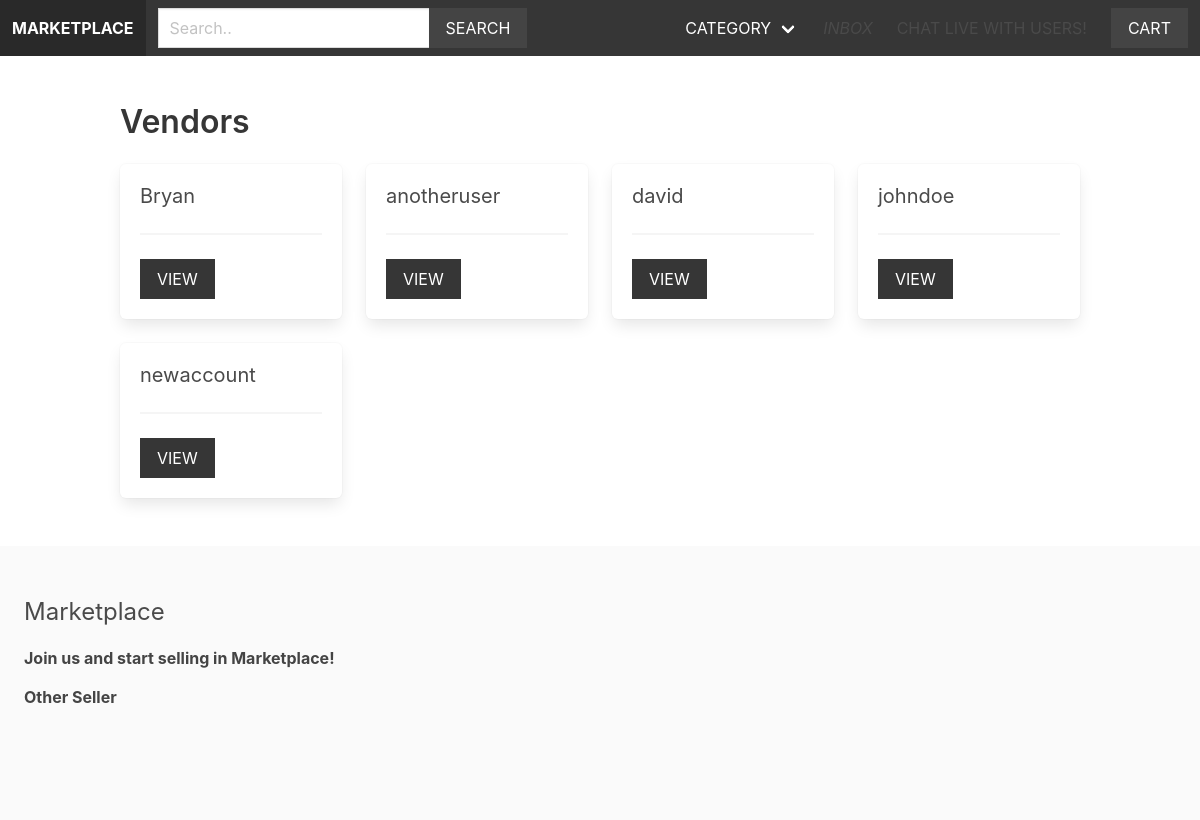
The app's page /vendors/, older data.
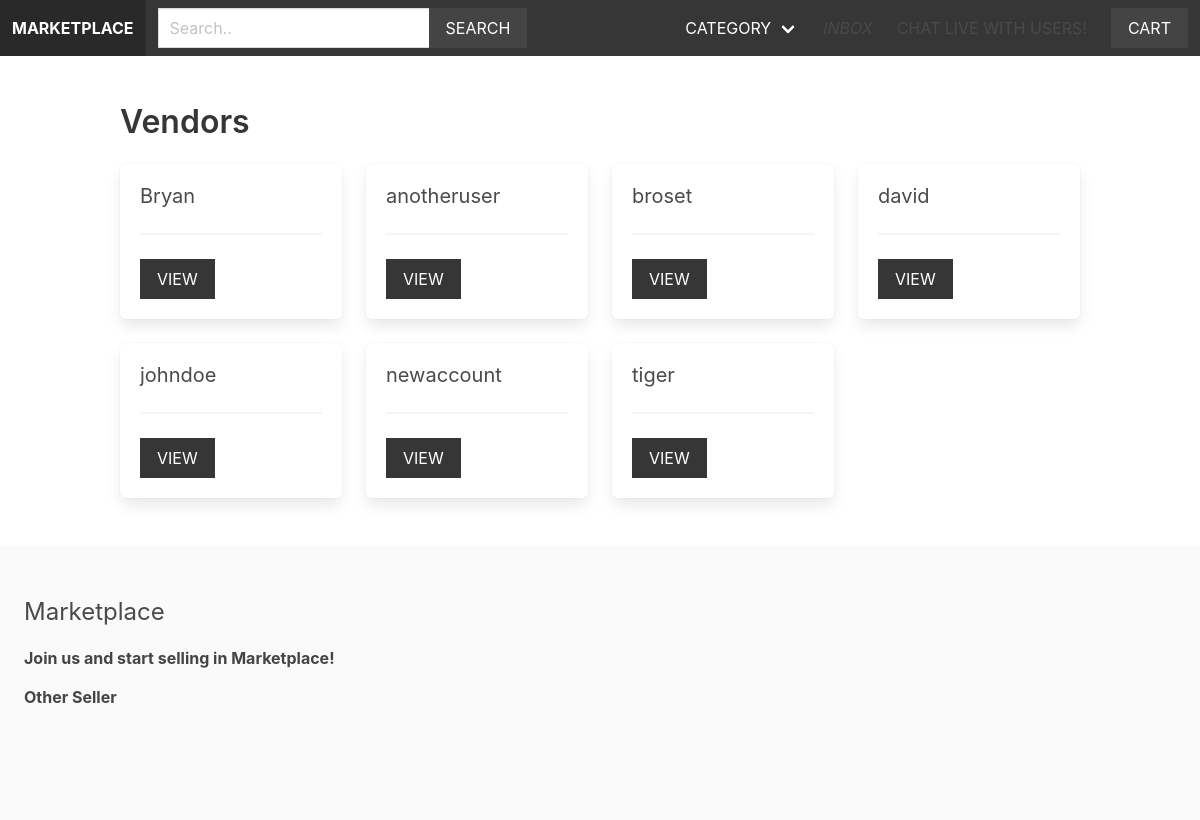
The same page, newer data.
### apps/vendor/models.py (models this page shows, shortened)
class Vendor(models.Model):
    name = models.CharField(max_length=255)
    created_at = models.DateTimeField(auto_now_add=True)
    created_by = models.OneToOneField(User, related_name='vendor', on_delete=models.CASCADE)
    birth_date = models.DateField(null=True, blank=True)
    location = models.CharField(max_length=100, blank=True, null=True)
    profile_picture = models.ImageField(upload_to='uploads/profile_pictures', default='uploads/profile_pictures/iphone12.jpg', blank=True, null=True)
    thumbnail = models.ImageField(upload_to='uploads/profile_pictures', default='uploads/profile_pictures/iphone12.jpg', blank=True, null=True)
    followers = models.ManyToManyField(User, blank=True, related_name='followers')
    inbox = models.JSONField(null=True)
    class Meta:
        ordering = ['name']
    def __str__(self):
        return self.name

### apps/vendor/views.py (the view)
# urls.py: path('', views.vendors, name='vendor'),
def vendors(request):
    vendors = Vendor.objects.all()
    return render(request, 'vendor/vendors.html', {'vendors': vendors})

### apps/cart/cart.py (called while the page is built)
    def __len__(self):
        return sum(item['quantity'] for item in self.cart.values())

### apps/cart/context_processors.py (called while the page is built)
def cart(request):
    return {'cart': Cart(request)}

### apps/product/context_processors.py (called while the page is built)
def menu_categories(request):
    categories = Category.objects.all()
    return {'menu_categories': categories}

### apps/vendor/templates/vendor/vendors.html (shortened to what this page needs)
{% extends 'core/base.html' %}
{% block content%}
    <h1 class="title">Vendors</h1>
    <div class="columns is-multiline">
        {% for vendor in vendors %}
            <div class="column is-3">
                <div class="box">
                    <h2 class="subtitle">{{ vendor.name }}</h2>
                    <hr>
                    <a href="{% url 'vendor' vendor.id %}" class="button is-dark is-uppercase">View</a>
                </div>
            </div>
        {% endfor %}
    </div>
{% endblock %}

Row changes from the older to the newer data that the page shows:
added Vendor: name "broset"
added Vendor: name "tiger"
